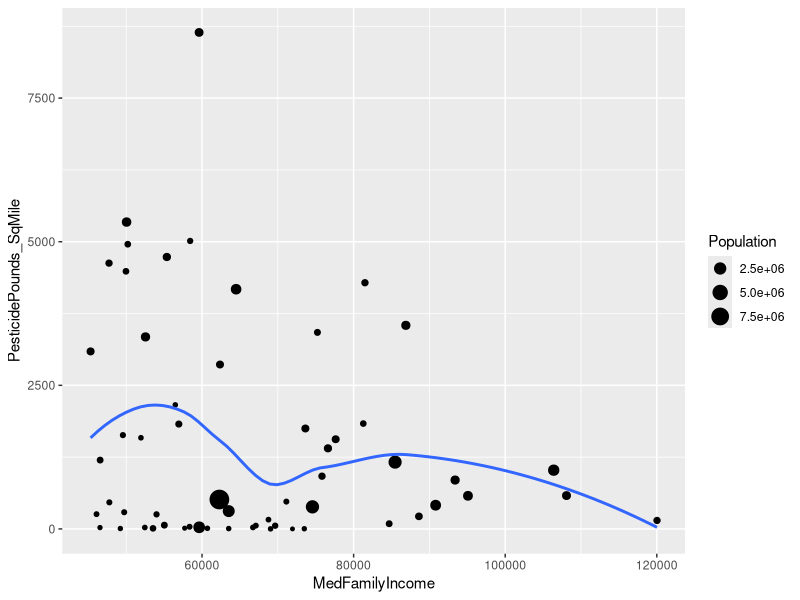

Generate this figure with R:
## ---- chunk 1
knitr::opts_chunk$set(echo = TRUE)
## ---- chunk 2

library(tidyverse)

## ---- chunk 3

ca_pest <- read_csv("ca_pest.csv")
ca_pop <- read_csv("ca_pop.csv")
ca_pest
ca_pop

## ---- chunk 4

ca_merge <- full_join(ca_pest, ca_pop) %>% 
  mutate(PesticidePounds_SqMile = PestPounds/CountyArea) %>% 
  arrange(desc(PesticidePounds_SqMile)) %>% 
  select(County, PesticidePounds_SqMile, Population, MedFamilyIncome)

## ---- chunk 5

pest_income <- ggplot(ca_merge, aes(x = MedFamilyIncome, y = PesticidePounds_SqMile, size = Population)) +
        geom_point() +
  geom_smooth(se = FALSE, show.legend = FALSE)

pest_income

